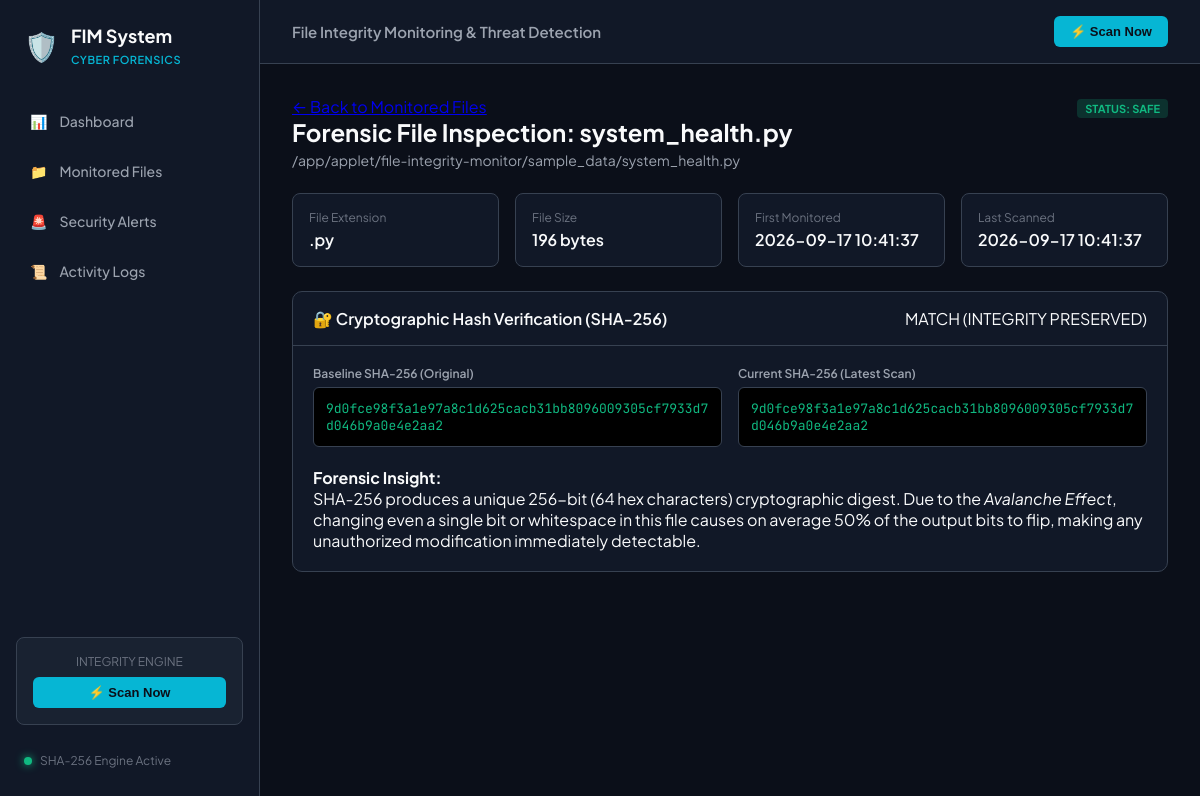
Screenshot of /file/2 with the database file from the repository.
### tables this page shows
CREATE TABLE monitored_files (
        id INTEGER PRIMARY KEY AUTOINCREMENT,
        file_name TEXT NOT NULL,
        file_path TEXT UNIQUE NOT NULL,
        file_extension TEXT,
        file_size INTEGER DEFAULT 0,
        status TEXT DEFAULT 'SAFE', -- SAFE, MODIFIED, DELETED, NEW
        first_monitored_time TEXT NOT NULL,
        last_scan_time TEXT,
        is_active INTEGER DEFAULT 1
    );

CREATE TABLE file_hashes (
        id INTEGER PRIMARY KEY AUTOINCREMENT,
        file_id INTEGER NOT NULL,
        baseline_hash TEXT NOT NULL,
        current_hash TEXT NOT NULL,
        updated_at TEXT NOT NULL,
        FOREIGN KEY (file_id) REFERENCES monitored_files (id) ON DELETE CASCADE
    );

### app.py (the view)
@app.route("/file/<int:file_id>")
def file_details(file_id):
    conn = get_db_connection()
    cursor = conn.cursor()
    cursor.execute("""
        SELECT mf.*, fh.baseline_hash, fh.current_hash, fh.updated_at
        FROM monitored_files mf
        LEFT JOIN file_hashes fh ON mf.id = fh.file_id
        WHERE mf.id = ?
    """, (file_id,))
    item = cursor.fetchone()
    if not item:
        conn.close()
        flash("File record not found.", "danger")
        return redirect(url_for("files"))
    cursor.execute("SELECT * FROM alerts WHERE file_id = ? ORDER BY id DESC", (file_id,))
    file_alerts = cursor.fetchall()
    cursor.execute("SELECT * FROM activity_logs WHERE file_name = ? ORDER BY id DESC LIMIT 10", (item['file_name'],))
    file_logs = cursor.fetchall()
    conn.close()
    return render_template("file_details.html", file=item, alerts=file_alerts, logs=file_logs)

### database.py (called while the page is built)
def get_db_connection():
    os.makedirs(DB_DIR, exist_ok=True)
    conn = sqlite3.connect(DB_PATH)
    conn.row_factory = sqlite3.Row
    return conn

### templates/file_details.html (shortened to what this page needs)
{% extends "base.html" %}
{% block content %}
<div class="file-details-container">
    <div class="page-header">
        <div>
            <a href="{{ url_for('files') }}" class="back-link">← Back to Monitored Files</a>
            <h1>Forensic File Inspection: {{ file.file_name }}</h1>
            <p class="subtitle">{{ file.file_path }}</p>
        </div>
        <div class="details-status">
            <span class="badge badge-status-{{ file.status|lower }} lg">
                Status: {{ file.status }}
            </span>
        </div>
    </div>
    <div class="details-grid">
        <div class="detail-card">
            <span class="detail-label">File Extension</span>
            <span class="detail-val">{{ file.file_extension or 'None' }}</span>
        </div>
        <div class="detail-card">
            <span class="detail-label">File Size</span>
            <span class="detail-val">{{ file.file_size }} bytes</span>
        </div>
        <div class="detail-card">
            <span class="detail-label">First Monitored</span>
            <span class="detail-val">{{ file.first_monitored_time }}</span>
        </div>
        <div class="detail-card">
            <span class="detail-label">Last Scanned</span>
            <span class="detail-val">{{ file.last_scan_time or 'Pending Scan' }}</span>
        </div>
    </div>
    <div class="panel hash-comparison-panel">
        <div class="panel-header">
            <h2>🔐 Cryptographic Hash Verification (SHA-256)</h2>
            <span class="hash-verdict verdict-{{ file.status|lower }}">
                {% if file.baseline_hash == file.current_hash and file.status != 'DELETED' %}
                    MATCH (INTEGRITY PRESERVED)
                {% elif file.status == 'DELETED' %}
                    FILE REMOVED FROM DISK
                {% else %}
                    HASH DIVERGENCE DETECTED
                {% endif %}
            </span>
        </div>
        <div class="panel-body">
            <div class="hash-display-row">
                <div class="hash-block">
                    <span class="hash-type">Baseline SHA-256 (Original)</span>
                    <div class="hash-box safe">
                        <code>{{ file.baseline_hash or 'Not recorded' }}</code>
                    </div>
                </div>
                <div class="hash-block">
                    <span class="hash-type">Current SHA-256 (Latest Scan)</span>
                    <div class="hash-box {% if file.baseline_hash == file.current_hash %}safe{% else %}tampered{% endif %}">
                        <code>{{ file.current_hash or 'Pending scan or file deleted' }}</code>
                    </div>
                </div>
            </div>
            <div class="hash-analysis-note">
                <strong>Forensic Insight:</strong>
                <p>
                    SHA-256 produces a unique 256-bit (64 hex characters) cryptographic digest.
                    Due to the <em>Avalanche Effect</em>, changing even a single bit or whitespace in this file causes on average 50% of the output bits to flip, making any unauthorized modification immediately detectable.
                </p>
            </div>
        </div>
    </div>
</div>
{% endblock %}

### static/css/style.css (style rules this page uses)
:root { --bg-main: #0b0f19; --bg-surface: #111827; --bg-surface-elevated: #1f2937; --bg-surface-hover: #374151; --border-color: #374151; --border-subtle: #1f2937; --text-primary: #f9fafb; --text-secondary: #9ca3af; --text-muted: #6b7280; --color-accent: #06b6d4; --color-accent-hover: #0891b2; --color-success: #10b981; --color-warning: #f59e0b; --color-danger: #ef4444; --color-purple: #8b5cf6; --color-crimson: #e11d48; }
* { box-sizing: border-box; margin: 0; padding: 0; }
body.cyber-theme { background-color: var(--bg-main); color: var(--text-primary); font-family: 'Plus Jakarta Sans', -apple-system, BlinkMacSystemFont, sans-serif; min-height: 100vh; }
code, .code-hash, .mono-path, .mono-time { font-family: 'JetBrains Mono', monospace; }
.page-header { display: flex; justify-content: space-between; align-items: flex-start; margin-bottom: 24px; }
.page-header h1 { font-size: 24px; font-weight: 700; }
.subtitle { color: var(--text-secondary); font-size: 14px; margin-top: 4px; }
.panel { background-color: var(--bg-surface); border: 1px solid var(--border-color); border-radius: 10px; overflow: hidden; margin-bottom: 24px; }
.panel-header { padding: 16px 20px; border-bottom: 1px solid var(--border-color); display: flex; justify-content: space-between; align-items: center; }
.panel-header h2 { font-size: 16px; font-weight: 600; }
.panel-body { padding: 20px; }
.badge { display: inline-block; padding: 3px 8px; border-radius: 4px; font-size: 11px; font-weight: 700; text-transform: uppercase; }
.badge-status-safe { background: rgba(16, 185, 129, 0.2); color: var(--color-success); }
.hash-comparison-panel .hash-display-row { display: grid; grid-template-columns: 1fr 1fr; gap: 16px; margin-bottom: 20px; }
.hash-block { display: flex; flex-direction: column; gap: 6px; }
.hash-type { font-size: 12px; font-weight: 600; color: var(--text-secondary); }
.hash-box { background: #000; border: 1px solid var(--border-color); padding: 12px; border-radius: 6px; word-break: break-all; font-size: 13px; }
.hash-box.safe code { color: var(--color-success); }
.details-grid { display: grid; grid-template-columns: repeat(auto-fit, minmax(200px, 1fr)); gap: 16px; margin-bottom: 24px; }
.detail-card { background: var(--bg-surface); border: 1px solid var(--border-color); padding: 16px; border-radius: 8px; display: flex; flex-direction: column; }
.detail-label { font-size: 12px; color: var(--text-muted); }
.detail-val { font-size: 16px; font-weight: 600; margin-top: 4px; }

### rows the page displays
monitored_files: file_name "system_health.py", file_path "/app/applet/file-integrity-monitor/sample_data/system_health.py", status "SAFE", file_extension ".py", file_size "196", first_monitored_time "2026-09-17 10:41:37", last_scan_time "2026-09-17 10:41:37"
file_hashes: baseline_hash "9d0fce98f3a1e97a8c1d625cacb31bb8096009305cf7933d7d046b9a0e4e2aa2", current_hash "9d0fce98f3a1e97a8c1d625cacb31bb8096009305cf7933d7d046b9a0e4e2aa2"
